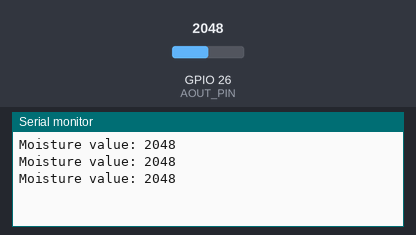
Simulated run of this sketch. Board: ESP32. Parts: the last lines printed to the serial monitor. The inputs (shaded band) are chosen by the test bench; at power-on: GPIO 26 (AOUT_PIN) = 2048.

Above: at 1.3 s.
1.4 s: GPIO 26 (AOUT_PIN) set to 2866
At 1.9 s:
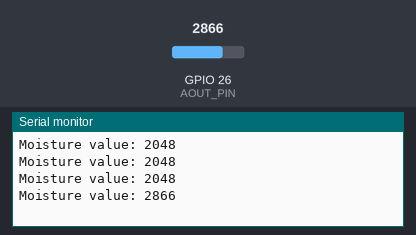
2.9 s: GPIO 26 (AOUT_PIN) set to 3603
At 3.4 s:
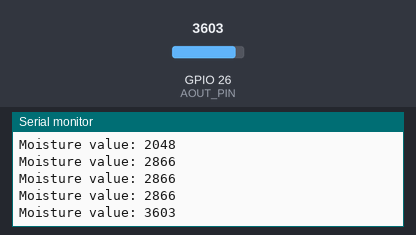
Timing chart, 0 to 5.9 s (numbered marks = the images above; inputs shaded):
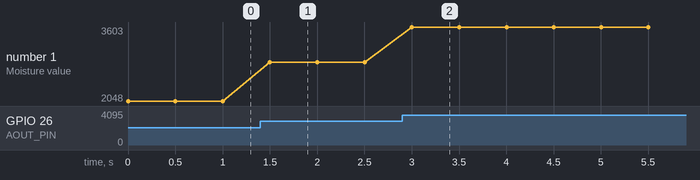

Measured:
- after the input at 1.4 s, the serial monitor: prints a new line after 0.10 s (image 1)
- after the input at 2.9 s, the serial monitor: prints a new line after 0.10 s (image 2)
- plotted number 1: 2048 → 2866 after the input at 1.4 s, 2866 → 3603 after the input at 2.9 s

The sketch:

COBA-COBA.ino
```cpp
#define AOUT_PIN 26 // ESP32 pin GPIO36 (ADC0) that connects to AOUT pin of moisture sensor

void setup() {
  Serial.begin(9600);
}

void loop() {
  int value = analogRead(AOUT_PIN); // read the analog value from sensor

  Serial.print("Moisture value: ");
  Serial.println(value);

  delay(500);
}
```
